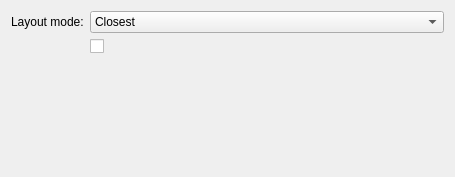
<?xml version="1.0" encoding="UTF-8"?>
<!--
    SPDX-FileCopyrightText: 2021 Vlad Zahorodnii <vlad.zahorodnii@kde.org>

    SPDX-License-Identifier: LGPL-2.1-only OR LGPL-3.0-only OR LicenseRef-KDE-Accepted-LGPL
-->
<ui version="4.0">
 <class>WindowViewEffectConfig</class>
 <widget class="QWidget" name="WindowViewEffectConfig">
  <property name="geometry">
   <rect>
    <x>0</x>
    <y>0</y>
    <width>455</width>
    <height>177</height>
   </rect>
  </property>
  <layout class="QFormLayout" name="formLayout">
   <item row="0" column="0">
    <widget class="QLabel" name="label_LayoutMode">
     <property name="text">
      <string>Layout mode:</string>
     </property>
    </widget>
   </item>
   <item row="0" column="1">
    <widget class="QComboBox" name="kcfg_LayoutMode">
     <item>
      <property name="text">
       <string>Closest</string>
      </property>
     </item>
     <item>
      <property name="text">
       <string>Natural</string>
      </property>
     </item>
    </widget>
   </item>
   <item row="2" column="0" colspan="2">
    <widget class="KShortcutsEditor" name="shortcutsEditor">
     <property name="sizePolicy">
      <sizepolicy hsizetype="Preferred" vsizetype="Preferred">
       <horstretch>0</horstretch>
       <verstretch>0</verstretch>
      </sizepolicy>
     </property>
     <property name="actionTypes">
       <enum>KShortcutsEditor::GlobalAction</enum>
     </property>
    </widget>
   </item>
   <item row="1" column="1">
    <widget class="QCheckBox" name="kcfg_BlurBackground"/>
   </item>
  </layout>
 </widget>
 <customwidgets>
  <customwidget>
   <class>KShortcutsEditor</class>
   <extends>QWidget</extends>
   <header>kshortcutseditor.h</header>
   <container>1</container>
  </customwidget>
 </customwidgets>
 <resources/>
 <connections/>
</ui>
